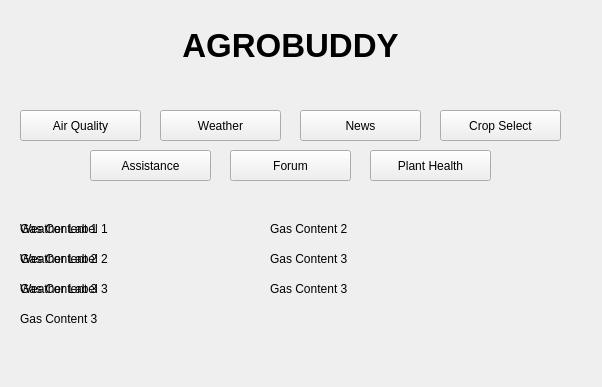
<?xml version="1.0" encoding="UTF-8"?>
<ui version="4.0">
 <class>MainWindow</class>
 <widget class="QMainWindow" name="MainWindow">
  <property name="geometry">
   <rect>
    <x>0</x>
    <y>0</y>
    <width>602</width>
    <height>387</height>
   </rect>
  </property>
  <property name="windowTitle">
   <string>MainWindow</string>
  </property>
  <widget class="QWidget" name="centralwidget">
   <widget class="QLabel" name="title_label">
    <property name="geometry">
     <rect>
      <x>130</x>
      <y>10</y>
      <width>321</width>
      <height>71</height>
     </rect>
    </property>
    <property name="font">
     <font>
      <pointsize>25</pointsize>
      <weight>75</weight>
      <bold>true</bold>
     </font>
    </property>
    <property name="text">
     <string>AGROBUDDY</string>
    </property>
    <property name="scaledContents">
     <bool>false</bool>
    </property>
    <property name="alignment">
     <set>Qt::AlignCenter</set>
    </property>
   </widget>
   <widget class="QPushButton" name="air_quality_button">
    <property name="geometry">
     <rect>
      <x>20</x>
      <y>110</y>
      <width>121</width>
      <height>31</height>
     </rect>
    </property>
    <property name="styleSheet">
     <string notr="true"/>
    </property>
    <property name="text">
     <string>Air Quality</string>
    </property>
    <property name="icon">
     <iconset>
      <normaloff>background/air-quality.png</normaloff>background/air-quality.png</iconset>
    </property>
    <property name="iconSize">
     <size>
      <width>20</width>
      <height>20</height>
     </size>
    </property>
    <property name="shortcut">
     <string/>
    </property>
    <property name="checkable">
     <bool>false</bool>
    </property>
    <property name="default">
     <bool>false</bool>
    </property>
    <property name="flat">
     <bool>false</bool>
    </property>
   </widget>
   <widget class="QPushButton" name="weather_button">
    <property name="geometry">
     <rect>
      <x>160</x>
      <y>110</y>
      <width>121</width>
      <height>31</height>
     </rect>
    </property>
    <property name="text">
     <string>Weather</string>
    </property>
    <property name="icon">
     <iconset>
      <normaloff>background/weather.png</normaloff>background/weather.png</iconset>
    </property>
    <property name="iconSize">
     <size>
      <width>25</width>
      <height>25</height>
     </size>
    </property>
   </widget>
   <widget class="QPushButton" name="crop_selection_button">
    <property name="geometry">
     <rect>
      <x>440</x>
      <y>110</y>
      <width>121</width>
      <height>31</height>
     </rect>
    </property>
    <property name="text">
     <string>Crop Select</string>
    </property>
    <property name="icon">
     <iconset>
      <normaloff>background/crop-select.png</normaloff>background/crop-select.png</iconset>
    </property>
   </widget>
   <widget class="QPushButton" name="plant_health_button">
    <property name="geometry">
     <rect>
      <x>370</x>
      <y>150</y>
      <width>121</width>
      <height>31</height>
     </rect>
    </property>
    <property name="text">
     <string>Plant Health</string>
    </property>
   </widget>
   <widget class="QPushButton" name="news_button">
    <property name="geometry">
     <rect>
      <x>300</x>
      <y>110</y>
      <width>121</width>
      <height>31</height>
     </rect>
    </property>
    <property name="text">
     <string>News</string>
    </property>
    <property name="icon">
     <iconset>
      <normaloff>background/news.png</normaloff>background/news.png</iconset>
    </property>
    <property name="iconSize">
     <size>
      <width>40</width>
      <height>40</height>
     </size>
    </property>
   </widget>
   <widget class="QPushButton" name="assistance_button">
    <property name="geometry">
     <rect>
      <x>90</x>
      <y>150</y>
      <width>121</width>
      <height>31</height>
     </rect>
    </property>
    <property name="text">
     <string>Assistance</string>
    </property>
    <property name="icon">
     <iconset>
      <normaloff>background/assistance.png</normaloff>background/assistance.png</iconset>
    </property>
   </widget>
   <widget class="QPushButton" name="forum_button">
    <property name="geometry">
     <rect>
      <x>230</x>
      <y>150</y>
      <width>121</width>
      <height>31</height>
     </rect>
    </property>
    <property name="text">
     <string>Forum</string>
    </property>
    <property name="icon">
     <iconset>
      <normaloff>background/forum.png</normaloff>background/forum.png</iconset>
    </property>
    <property name="iconSize">
     <size>
      <width>20</width>
      <height>20</height>
     </size>
    </property>
   </widget>
   <widget class="QLabel" name="air_quality_label_temp">
    <property name="enabled">
     <bool>true</bool>
    </property>
    <property name="geometry">
     <rect>
      <x>20</x>
      <y>220</y>
      <width>161</width>
      <height>17</height>
     </rect>
    </property>
    <property name="text">
     <string>Gas Content 1</string>
    </property>
   </widget>
   <widget class="QLabel" name="air_quality_label_humidity">
    <property name="enabled">
     <bool>true</bool>
    </property>
    <property name="geometry">
     <rect>
      <x>20</x>
      <y>250</y>
      <width>161</width>
      <height>17</height>
     </rect>
    </property>
    <property name="text">
     <string>Gas Content 2</string>
    </property>
   </widget>
   <widget class="QLabel" name="air_quality_label_pressure">
    <property name="enabled">
     <bool>true</bool>
    </property>
    <property name="geometry">
     <rect>
      <x>20</x>
      <y>280</y>
      <width>161</width>
      <height>17</height>
     </rect>
    </property>
    <property name="text">
     <string>Gas Content 3</string>
    </property>
   </widget>
   <widget class="QLabel" name="weather_label_1">
    <property name="geometry">
     <rect>
      <x>20</x>
      <y>220</y>
      <width>151</width>
      <height>17</height>
     </rect>
    </property>
    <property name="text">
     <string>Weather Label 1</string>
    </property>
   </widget>
   <widget class="QLabel" name="weather_label_2">
    <property name="geometry">
     <rect>
      <x>20</x>
      <y>250</y>
      <width>151</width>
      <height>17</height>
     </rect>
    </property>
    <property name="text">
     <string>Weather Label 2</string>
    </property>
   </widget>
   <widget class="QLabel" name="weather_label_3">
    <property name="geometry">
     <rect>
      <x>20</x>
      <y>280</y>
      <width>151</width>
      <height>17</height>
     </rect>
    </property>
    <property name="text">
     <string>Weather Label 3</string>
    </property>
   </widget>
   <widget class="QLabel" name="air_quality_label_methane">
    <property name="enabled">
     <bool>true</bool>
    </property>
    <property name="geometry">
     <rect>
      <x>20</x>
      <y>310</y>
      <width>161</width>
      <height>17</height>
     </rect>
    </property>
    <property name="text">
     <string>Gas Content 3</string>
    </property>
   </widget>
   <widget class="QLabel" name="air_quality_label_nitrogen">
    <property name="enabled">
     <bool>true</bool>
    </property>
    <property name="geometry">
     <rect>
      <x>270</x>
      <y>220</y>
      <width>161</width>
      <height>17</height>
     </rect>
    </property>
    <property name="text">
     <string>Gas Content 2</string>
    </property>
   </widget>
   <widget class="QLabel" name="air_quality_label_carbon_dioxide">
    <property name="enabled">
     <bool>true</bool>
    </property>
    <property name="geometry">
     <rect>
      <x>270</x>
      <y>250</y>
      <width>161</width>
      <height>17</height>
     </rect>
    </property>
    <property name="text">
     <string>Gas Content 3</string>
    </property>
   </widget>
   <widget class="QLabel" name="air_quality_label_oxygen">
    <property name="enabled">
     <bool>true</bool>
    </property>
    <property name="geometry">
     <rect>
      <x>270</x>
      <y>280</y>
      <width>161</width>
      <height>17</height>
     </rect>
    </property>
    <property name="text">
     <string>Gas Content 3</string>
    </property>
   </widget>
  </widget>
 </widget>
 <resources/>
 <connections/>
</ui>
